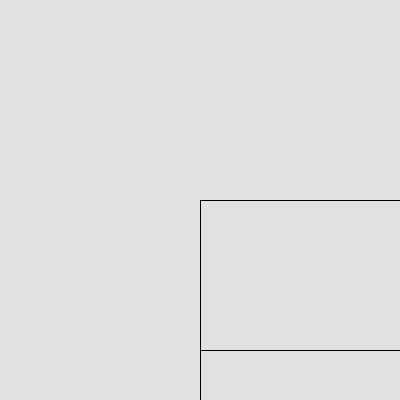
Frame 1 (no input)
Frame 60 (the mouse pressed at the canvas centre just before this capture): identical to frame 1, image omitted
Frame 120 (the mouse held since frame 60 and released just before this capture): identical to frame 1, image omitted

The Processing sketch that drew this single still picture (run headless with seeded random() and noise(); from frame 60 on, the mouse is pressed at the canvas centre):

// Processing sketch: processing_20245
// ── processing_20245.pde

color Blue = color(12,103,175,75);
color Red = color(188,28,13,75);
color Purple = color(120,62,137,75);
color Green = color(82,118,67,75);

void setup(){
  size(400,400);
  pictureFrame();
  mousePressed();
  ellipseMode(CENTER);
  rectMode(CENTER);
}

float frameOutterWidth = 300;
float frameOutterHeight = 200;
float frameInnerWidth = 250;
float frameInnerHeight = 150;

void pictureFrame(){
  background(225);
  fill(225);
  if(frameOutterWidth > frameInnerWidth && frameOutterHeight > frameInnerHeight){
    rect(width/2,height/2,frameOutterWidth,frameOutterHeight);
    rect(width/2,height/2,frameInnerWidth,frameInnerHeight);
  }
  else{
    println("Inner Frame Should not be bigger than Outter Frame");
  }
}

void draw(){
}

void keyPressed(){    
    if(key == CODED){
      if (keyCode == UP){
        frameOutterHeight++;
        pictureFrame();
      }
      else if(keyCode == DOWN){
        frameOutterHeight--;
        pictureFrame();
      }
      else if(keyCode == RIGHT){
        frameOutterWidth++;
        pictureFrame();
      }
      else if(keyCode == LEFT){
        frameOutterWidth--;
        pictureFrame();
      }
    }
    if(key == 'w' || key == 'W'){
      frameInnerHeight++;
      pictureFrame();
    }
    else if(key == 's' || key == 'S'){
      frameInnerHeight--;
      pictureFrame();
    }
    else if(key == 'd' || key == 'D'){
      frameInnerWidth++;
      pictureFrame();
    }
    else if(key == 'a' || key == 'A'){
      frameInnerWidth--;
      pictureFrame();
    }
  
    if(key == 'b' || key == 'B'){
      fill(Blue);
      mousePressed();
    }
    else if(key == 'r' || key == 'R'){
      fill(Red);
      mousePressed();
    }
    else if(key == 'p' || key == 'P'){
      fill(Purple);
      mousePressed();
    }
    else if(key == 'g' || key == 'G'){
      fill(Green);
      mousePressed();
    }
    
}

void mousePressed(){
  if(mouseButton == LEFT) {
    ellipse(mouseX,mouseY,25,25);
  }
  if(mouseButton == RIGHT){
    rect(mouseX,mouseY,10,10);
  }
}


      
